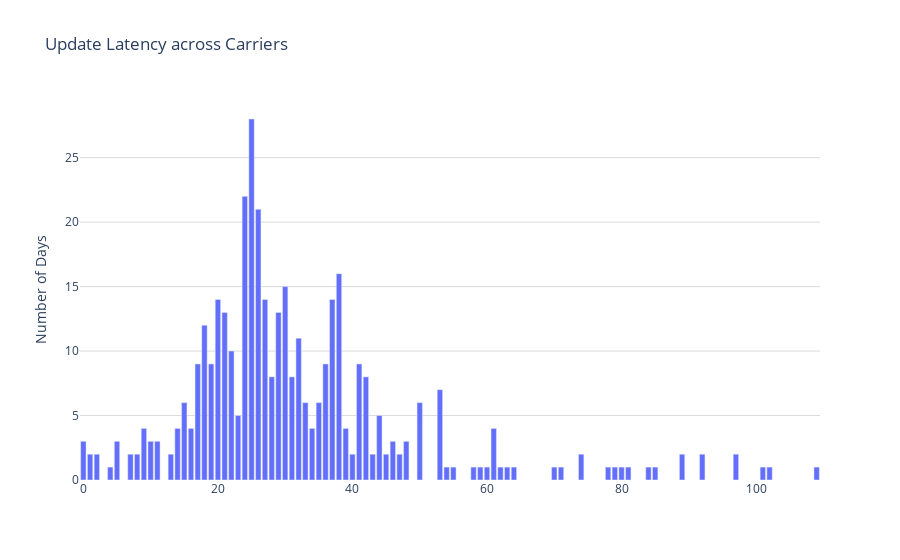
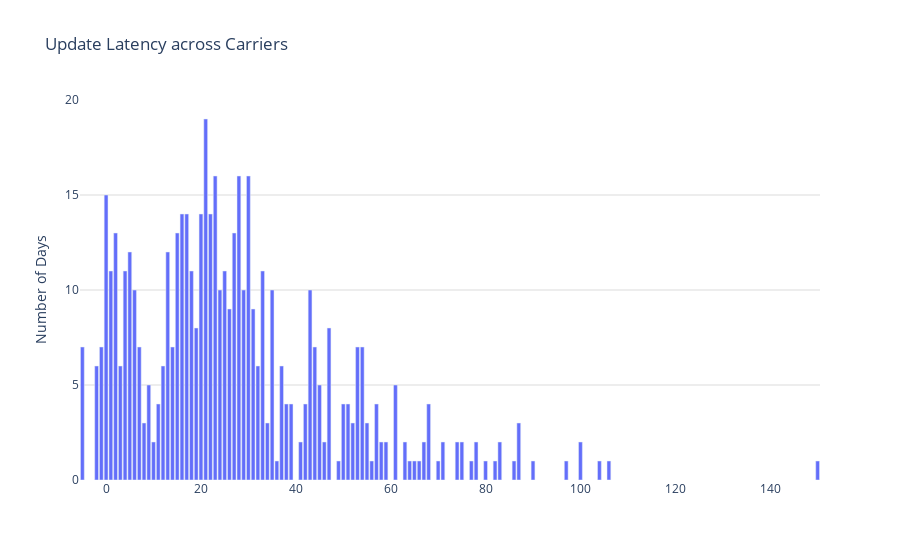
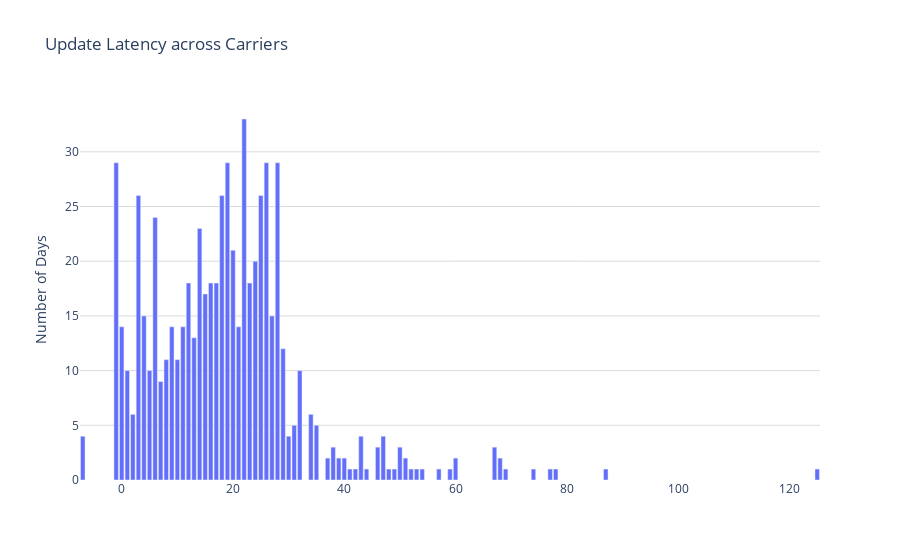
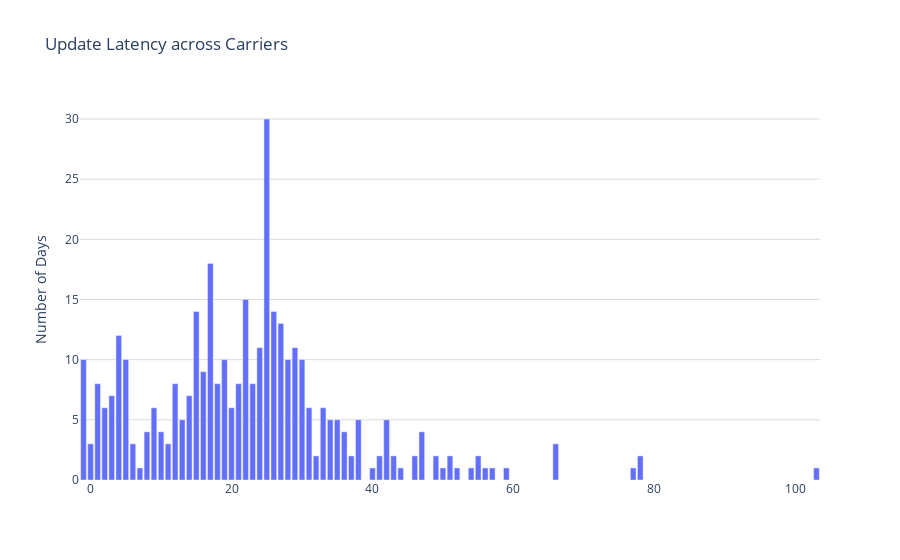

Here is the notebook cell these charts were saved with, in order:
### Code cell
# Graph for each carrier and latency from lowest to highest
import plotly as py
import plotly.graph_objs as go
py.offline.init_notebook_mode(connected=True)

for carrier in carrierDF.Carrier.unique():
    print("-------------------------------------")
    print(carrier)
    data = []
    temp=carrierDF[carrierDF.Carrier==carrier]
    temp.difference=temp.difference.astype(float)
    temp.sort_values(by=['difference','Manufacture','Model'],inplace=True)
    
    difCounts = temp.groupby('difference')['difference'].count()
    difCounts=difCounts.sort_index(ascending=True,axis='index')
    #print(difCounts)
    
    
    data.append(go.Bar(
        x=difCounts.index,
        y=difCounts,
        name=str(carrier),
        #marker=dict(color='rgb'+str(lvlColor[car]))
    )) 
    
    # Edit the layout
    layout = dict(title = "Update Latency across Carriers",
                  yaxis = dict(title = 'Number of Days',showgrid=True, gridcolor='rgb(219, 219, 219)'),
                  plot_bgcolor='rgba(0,0,0,0)',
                  )

    fig = dict(data=data, layout=layout)
    py.offline.iplot(fig)

### Figure 1 — Plotly figure (JSON) as saved in the notebook; plotly's stock layout.template omitted (floating-point values rounded to 4 significant figures)
{"data": [{"name": "AT&T", "type": "bar", "x": [0, 1, 2, 4, 5, 7, 8, 9, 10, 11, 13, 14, 15, 16, 17, 18, 19, 20, 21, 22, 23, 24, 25, 26, 27, 28, 29, 30, 31, 32, 33, 34, 35, 36, 37, 38, 39, 40, 41, 42, 43, 44, 45, 46, 47, 48, 50, 53, 54, 55, 58, 59, 60, 61, 62, 63, 64, 70, 71, 74, 78, 79, 80, 81, 84, 85, 89, 92, 97, 101, 102, 109], "y": [3, 2, 2, 1, 3, 2, 2, 4, 3, 3, 2, 4, 6, 4, 9, 12, 9, 14, 13, 10, 5, 22, 28, 21, 14, 8, 13, 15, 8, 11, 6, 4, 6, 9, 14, 16, 4, 2, 9, 8, 2, 5, 2, 3, 2, 3, 6, 7, 1, 1, 1, 1, 1, 4, 1, 1, 1, 1, 1, 2, 1, 1, 1, 1, 1, 1, 2, 2, 2, 1, 1, 1]}], "layout": {"plot_bgcolor": "rgba(0,0,0,0)", "title": {"text": "Update Latency across Carriers"}, "yaxis": {"gridcolor": "rgb(219, 219, 219)", "showgrid": true, "title": {"text": "Number of Days"}}}}

### Figure 2 — Plotly figure (JSON) as saved in the notebook; plotly's stock layout.template omitted (floating-point values rounded to 4 significant figures)
{"data": [{"name": "Verizon", "type": "bar", "x": [-5, -2, -1, 0, 1, 2, 3, 4, 5, 6, 7, 8, 9, 10, 11, 12, 13, 14, 15, 16, 17, 18, 19, 20, 21, 22, 23, 24, 25, 26, 27, 28, 29, 30, 31, 32, 33, 34, 35, 36, 37, 38, 39, 41, 42, 43, 44, 45, 46, 47, 49, 50, 51, 52, 53, 54, 55, 56, 57, 58, 59, 61, 63, 64, 65, 66, 67, 68, 70, 71, 74, 75, 77, 78, 80, 82, 83, 86, 87, 90, 97, 100, 104, 106, 150], "y": [7, 6, 7, 15, 11, 13, 6, 11, 12, 10, 7, 3, 5, 2, 4, 6, 12, 7, 13, 14, 14, 11, 8, 14, 19, 14, 16, 10, 11, 9, 13, 16, 10, 16, 9, 6, 11, 3, 10, 1, 6, 4, 4, 2, 4, 10, 7, 5, 2, 8, 1, 4, 4, 3, 7, 7, 3, 1, 4, 2, 2, 5, 2, 1, 1, 1, 2, 4, 1, 2, 2, 2, 1, 2, 1, 1, 2, 1, 3, 1, 1, 2, 1, 1, 1]}], "layout": {"plot_bgcolor": "rgba(0,0,0,0)", "title": {"text": "Update Latency across Carriers"}, "yaxis": {"gridcolor": "rgb(219, 219, 219)", "showgrid": true, "title": {"text": "Number of Days"}}}}

### Figure 3 — Plotly figure (JSON) as saved in the notebook; plotly's stock layout.template omitted (floating-point values rounded to 4 significant figures)
{"data": [{"name": "T-Mobile", "type": "bar", "x": [-7, -1, 0, 1, 2, 3, 4, 5, 6, 7, 8, 9, 10, 11, 12, 13, 14, 15, 16, 17, 18, 19, 20, 21, 22, 23, 24, 25, 26, 27, 28, 29, 30, 31, 32, 34, 35, 37, 38, 39, 40, 41, 42, 43, 44, 46, 47, 48, 49, 50, 51, 52, 53, 54, 57, 59, 60, 67, 68, 69, 74, 77, 78, 87, 125], "y": [4, 29, 14, 10, 6, 26, 15, 10, 24, 9, 11, 14, 11, 14, 18, 13, 23, 17, 18, 18, 26, 29, 21, 14, 33, 18, 20, 26, 29, 15, 29, 12, 4, 5, 10, 6, 5, 2, 3, 2, 2, 1, 1, 4, 1, 3, 4, 1, 1, 3, 2, 1, 1, 1, 1, 1, 2, 3, 2, 1, 1, 1, 1, 1, 1]}], "layout": {"plot_bgcolor": "rgba(0,0,0,0)", "title": {"text": "Update Latency across Carriers"}, "yaxis": {"gridcolor": "rgb(219, 219, 219)", "showgrid": true, "title": {"text": "Number of Days"}}}}

### Figure 4 — Plotly figure (JSON) as saved in the notebook; plotly's stock layout.template omitted (floating-point values rounded to 4 significant figures)
{"data": [{"name": "Sprint", "type": "bar", "x": [-1, 0, 1, 2, 3, 4, 5, 6, 7, 8, 9, 10, 11, 12, 13, 14, 15, 16, 17, 18, 19, 20, 21, 22, 23, 24, 25, 26, 27, 28, 29, 30, 31, 32, 33, 34, 35, 36, 37, 38, 40, 41, 42, 43, 44, 46, 47, 49, 50, 51, 52, 54, 55, 56, 57, 59, 66, 77, 78, 103], "y": [10, 3, 8, 6, 7, 12, 10, 3, 1, 4, 6, 4, 3, 8, 5, 7, 14, 9, 18, 8, 10, 6, 8, 15, 8, 11, 30, 14, 13, 10, 11, 10, 6, 2, 6, 5, 5, 4, 2, 5, 1, 2, 5, 2, 1, 2, 4, 2, 1, 2, 1, 1, 2, 1, 1, 1, 3, 1, 2, 1]}], "layout": {"plot_bgcolor": "rgba(0,0,0,0)", "title": {"text": "Update Latency across Carriers"}, "yaxis": {"gridcolor": "rgb(219, 219, 219)", "showgrid": true, "title": {"text": "Number of Days"}}}}
